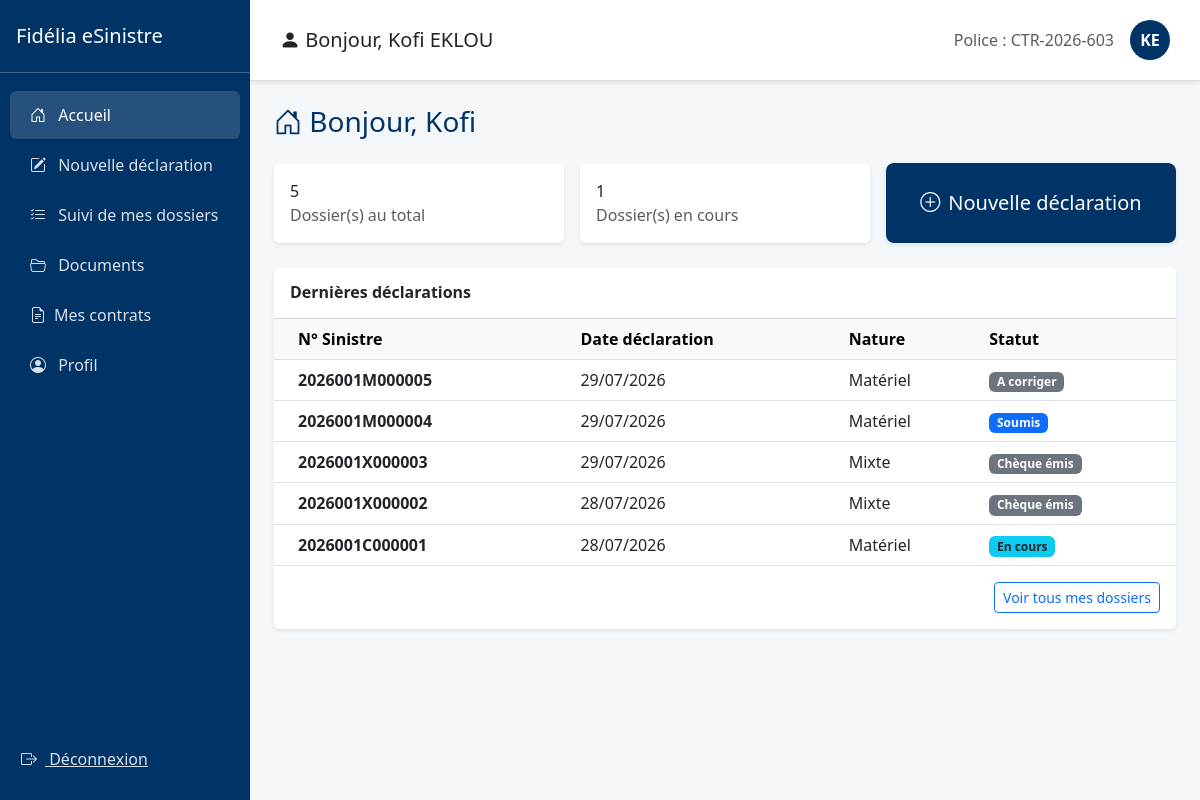
/sinistres/accueil/ (signed in), run on an earlier commit of the app's database.
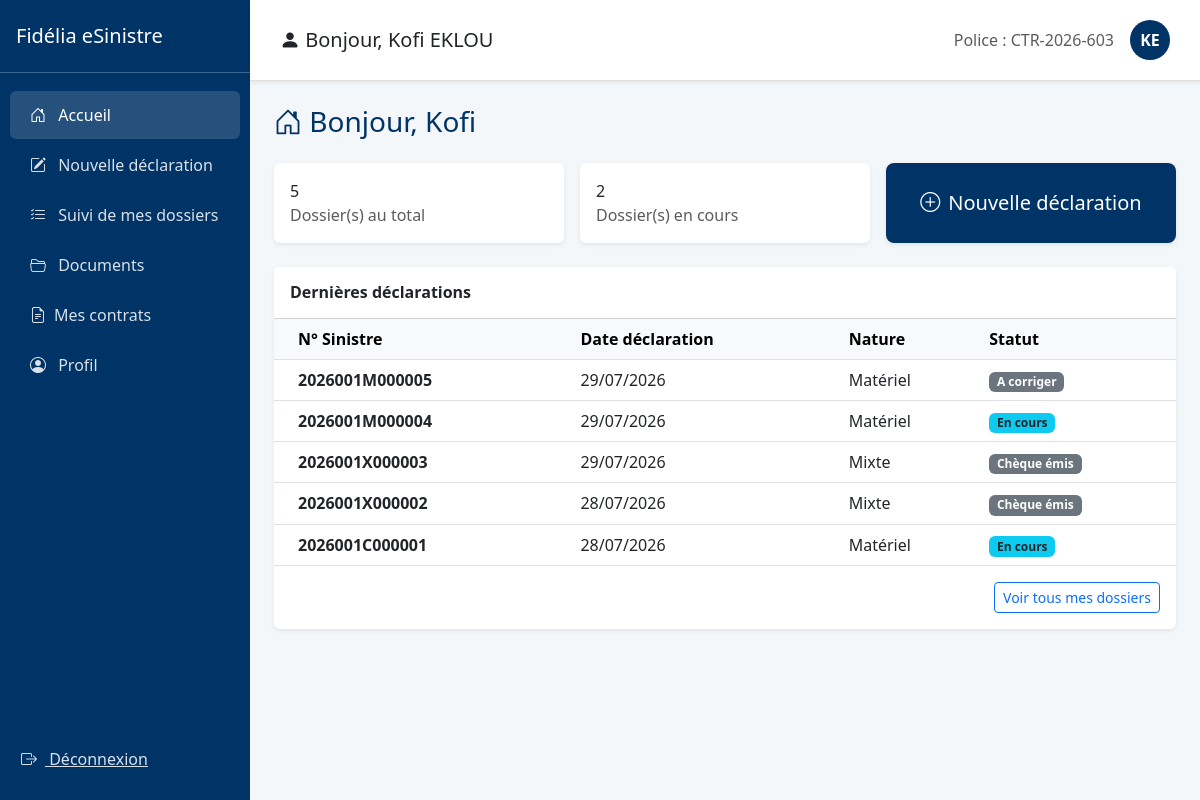
And on a later commit of the database.
### gestion_sinistres/models.py (models this page shows, shortened)
class Sinistre(models.Model):
    NATURE_CHOICES = [('C', 'Corporel'), ('M', 'Matériel'), ('X', 'Mixte')]
    STATUS_CHOICES = [
        ('SOUMIS', 'Soumis'),
        ('ATTENTE_COMPLEMENTS', 'En attente de compléments'),
        ('ATTENTE_VALIDATION', 'En attente de validation'),
        ('A_CORRIGER', 'A corriger'),
        ('EN_COURS', 'En cours'),
        ('CHEQUE_EMIS', 'Chèque émis'),
        ('CLOTURE', 'Clôturé'),
        ('SANS_SUITE', 'Sans suite'),
        ('REOUVERT', 'Réouvert'),
    ]
    nom_conducteur = models.CharField(max_length=100)
    immatriculation = models.CharField(max_length=50, blank=True, null=True, verbose_name="Immatriculation")
    numero_sinistre = models.CharField(max_length=20, unique=True)
    statut = models.CharField(max_length=30, choices=STATUS_CHOICES, default='SOUMIS')
    agent_traitant = models.CharField(max_length=100, blank=True, null=True)
    montant_estime = models.DecimalField(max_digits=12, decimal_places=2, default=0)
    prix_retenu = models.DecimalField(max_digits=12, decimal_places=2, null=True, blank=True)
    attestation_generee = models.BooleanField(default=False)
    date_attestation = models.DateTimeField(null=True, blank=True)
    date_cloture = models.DateTimeField(null=True, blank=True)
    indemnisation_validee = models.BooleanField(default=False)
    date_survenance = models.DateTimeField()
    date_declaration = models.DateTimeField(auto_now_add=True)
    heure_approximative = models.TimeField()
    circonstances = models.TextField()
    vehicule = models.ForeignKey(Vehicule, on_delete=models.CASCADE)
    region = models.ForeignKey(Region, on_delete=models.SET_NULL, null=True)
    commune = models.ForeignKey(Commune, on_delete=models.SET_NULL, null=True)
    ville = models.ForeignKey(Ville, on_delete=models.SET_NULL, null=True)
    quartier = models.CharField(max_length=150)
    nature = models.CharField(max_length=1, choices=NATURE_CHOICES)
    numero_point_vente = models.CharField(max_length=10, default="001")
    assure = models.ForeignKey(User, on_delete=models.CASCADE, related_name='sinistres')
    quittance = models.ForeignKey(Quittance, on_delete=models.SET_NULL, null=True, blank=True)
    lettre_derogation = models.FileField(upload_to='sinistres/derogations/', blank=True, null=True)
    autre_vehicule_implique = models.BooleanField(default=False)
    vehicule_adverse_immatriculation = models.CharField(max_length=50, blank=True, null=True)
    vehicule_adverse_marque = models.CharField(max_length=50, blank=True, null=True)
    vehicule_adverse_modele = models.CharField(max_length=50, blank=True, null=True)
    vehicule_adverse_compagnie = models.CharField(max_length=100, blank=True, null=True, verbose_name="Compagnie d'assurance (véhicule adverse)")
    nombre_blesses = models.PositiveSmallIntegerField(default=0)
    nombre_morts = models.PositiveSmallIntegerField(default=0)

### gestion_sinistres/views.py (the view)
# urls.py: path('accueil/', views.accueil_assure, name='accueil_assure'),
@login_required
def accueil_assure(request):
    all_sinistres = Sinistre.objects.filter(assure=request.user)
    context = {
        'total': all_sinistres.count(),
        'en_cours': all_sinistres.filter(statut='EN_COURS').count(),
        'derniers': all_sinistres.order_by('-date_declaration')[:5],
    }
    return render(request, 'accueil_assure.html', context)

### gestion_sinistres/templates/accueil_assure.html (shortened to what this page needs)
{% extends 'base_assure.html' %}
{% block content %}
<h3 class="mb-4" style="color: #003366;">
    <i class="bi bi-house-door"></i> Bonjour, {{ request.user.first_name|default:request.user.username }}
</h3>
<div class="row g-3 mb-4">
    <div class="col-md-4">
        <div class="card stat-card shadow-sm border-0 h-100">
            <div class="card-body">
                <div class="stat-number">{{ total }}</div>
                <div class="text-muted">Dossier(s) au total</div>
            </div>
        </div>
    </div>
    <div class="col-md-4">
        <div class="card stat-card shadow-sm border-0 h-100">
            <div class="card-body">
                <div class="stat-number">{{ en_cours }}</div>
                <div class="text-muted">Dossier(s) en cours</div>
            </div>
        </div>
    </div>
    <div class="col-md-4">
        <div class="card stat-card shadow-sm border-0 h-100 d-flex align-items-center justify-content-center">
            <a href="{% url 'declarer_sinistre' %}" class="btn btn-lg w-100 h-100 d-flex align-items-center justify-content-center" style="background-color: #003366; color: white;">
                <i class="bi bi-plus-circle me-2"></i> Nouvelle déclaration
            </a>
        </div>
    </div>
</div>
<div class="card shadow-sm border-0">
    <div class="card-header bg-white py-3">
        <h6 class="mb-0 fw-bold">Dernières déclarations</h6>
    </div>
    <div class="card-body p-0">
        {% if derniers %}
        <table class="table table-hover align-middle mb-0">
            <thead class="table-light">
                <tr>
                    <th class="ps-4">N° Sinistre</th>
                    <th>Date déclaration</th>
                    <th>Nature</th>
                    <th>Statut</th>
                </tr>
            </thead>
            <tbody>
                {% for sinistre in derniers %}
                <tr>
                    <td class="ps-4"><strong>{{ sinistre.numero_sinistre }}</strong></td>
                    <td>{{ sinistre.date_declaration|date:"d/m/Y" }}</td>
                    <td>{{ sinistre.get_nature_display }}</td>
                    <td>
                        {% if sinistre.statut == 'SOUMIS' %}<span class="badge bg-primary">{{ sinistre.get_statut_display }}</span>
                        {% elif sinistre.statut == 'ATTENTE' %}<span class="badge bg-warning text-dark">{{ sinistre.get_statut_display }}</span>
                        {% elif sinistre.statut == 'EN_COURS' %}<span class="badge bg-info text-dark">{{ sinistre.get_statut_display }}</span>
                        {% elif sinistre.statut == 'CLOTURE' %}<span class="badge bg-success">{{ sinistre.get_statut_display }}</span>
                        {% else %}<span class="badge bg-secondary">{{ sinistre.get_statut_display }}</span>
                        {% endif %}
                    </td>
                </tr>
                {% endfor %}
            </tbody>
        </table>
        <div class="p-3 text-end">
            <a href="{% url 'suivi_sinistres' %}" class="btn btn-sm btn-outline-primary">Voir tous mes dossiers</a>
        </div>
        {% else %}
        <p class="text-muted text-center py-5">Vous n'avez encore déclaré aucun sinistre.</p>
        {% endif %}
    </div>
</div>
{% endblock %}

What changed in the data, as far as the page shows it:
changed Sinistre (number 2 of 5 on the later page): statut "Soumis" → "En cours"
Also different on the page:
{{ en_cours }}: "1" → "2"
